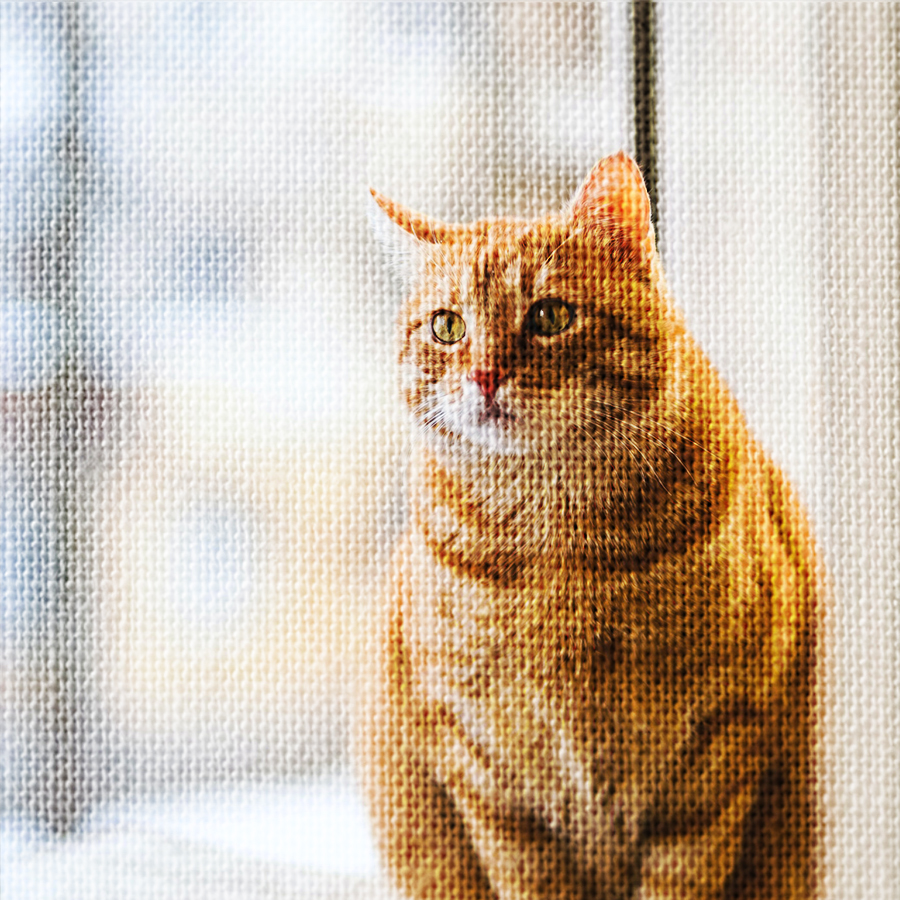
#> input picture Homework/images/poor-cat-trapped-on-canvas.jpg, 900 x 900 px
$ jupyter execute 'Homework 3.3.ipynb'   (shell and % lines are left out)
#> lines starting #> are read from the running program, lines starting #| are printed output that depends on the picture; after the words box and inside, x2 and y2 are one past the last pixel; in counts of white or black regions, pixels touching at a corner belong together
### Homework 3.3 - Please Help The Cat

A poor cat is trapped on canvas by an evil witch. Please help releasing the cat by breaking the curse using Discrete Fourier Transform learned in our magic class.

You may find the image at `images/poor-cat-trapped-on-canvas.jpg`. Note that the image has 3 color channels (RGB).

Please remember that the examples shown in class uses the book of spells from the ancient library. Try searching the newer spells on the internet.

**You must show all the steps clearly. Write your explanation in the markdown boxes.**

[cell 1]
import numpy as np
import matplotlib.pyplot as plt
import matplotlib.image as mpimg
from scipy import misc, fftpack
import cv2

trappedcat = mpimg.imread('images/poor-cat-trapped-on-canvas.jpg') #read image
#> trappedcat is the input picture: shape (900, 900, 3); mean R, G, B 203.3, 186.2, 167.9
w,h = (len(trappedcat),len(trappedcat[0])) # get image dimension
#> w = 900; h = 900

[cell 2]
r = 60 #radius around the low frequency data in fourier space
threshold = 0.55 #threshold for what qualifies as a 'data peak' in fourier space
rgbcat = []
rgbmask = []
for i in range(3): #for rgb
    fourier = fftpack.fftshift(fftpack.fft2((trappedcat[:, :, i]))) #fourier transform the image

    abs_fourier = (np.abs(fourier))**0.0001 #part of the normalising process

    mask = cv2.normalize(abs_fourier, None, 0, 1, cv2.NORM_MINMAX) #normalise the data in fourier space, credit:P Vicky
    mask = cv2.threshold(mask, threshold, 1, cv2.THRESH_BINARY)[1] #mask created at each data peaks, credit:P Vicky

    for y in range(w):
        for x in range(h):
            if (x-w/2)**2 + (y-h/2)**2 < r**2:
                mask[x][y] = 0


    fourier[mask != 0] = 1 #masking over the fourier of image
    masked_fourier = (np.abs(fourier))**0.0001
    rgbmask.append(masked_fourier)

    rgbcat.append(abs(fftpack.ifft2(fourier)))
#> this loop made 3 passes
#> pass 1, `abs_fourier = (np.abs(fourier))**0.0001`:
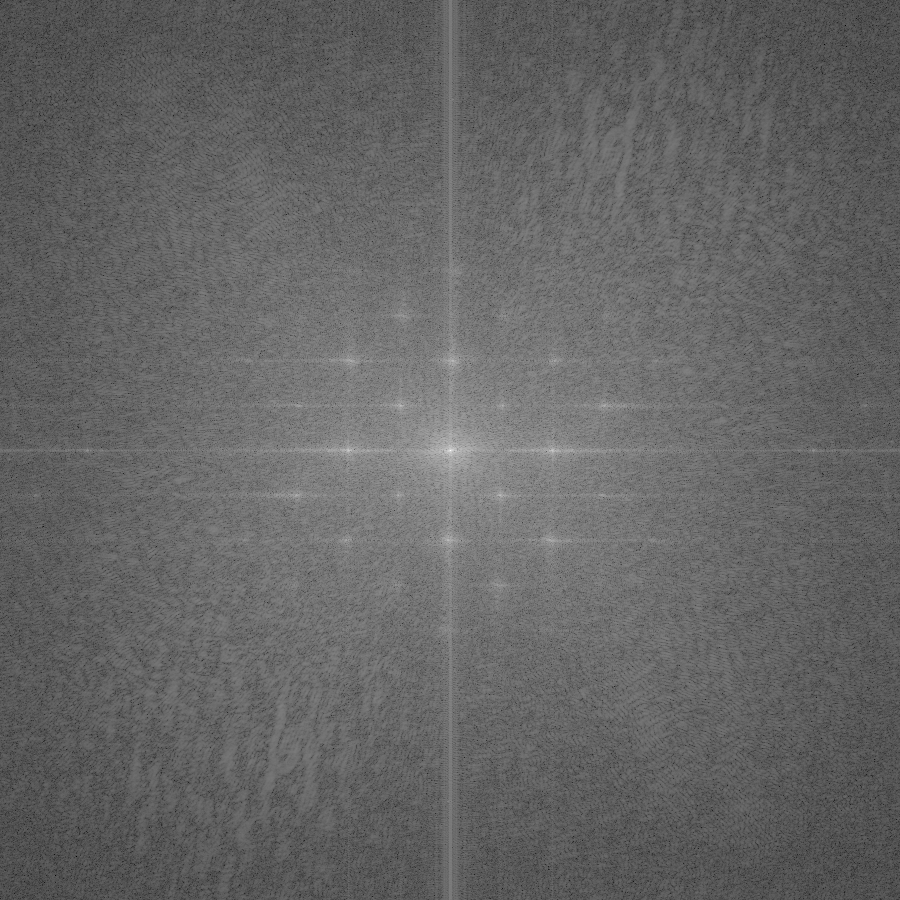
#> abs_fourier: shape (900, 900) float64; min 1, max 1, mean 1; drawn with min black and max white
#> pass 1, `mask = cv2.threshold(mask, threshold, 1, cv2.THRESH_BINARY)[1]`:
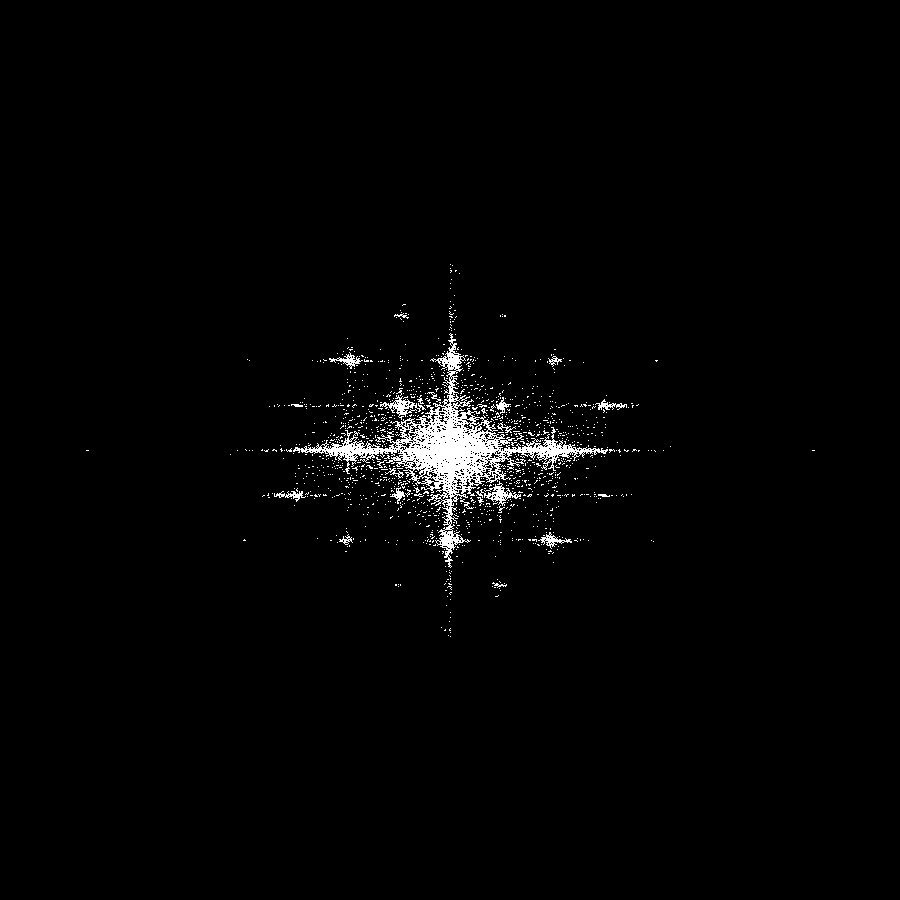
#> mask: shape (900, 900) float64; values 0 (black) and 1 (white), 1.7% white; 1251 white regions (1228 under 20 px), largest, box (x1, y1, x2, y2) and area: (293, 333, 608, 568) 9347, (380, 395, 426, 420) 327, (475, 481, 521, 506) 327
#> after the loop:
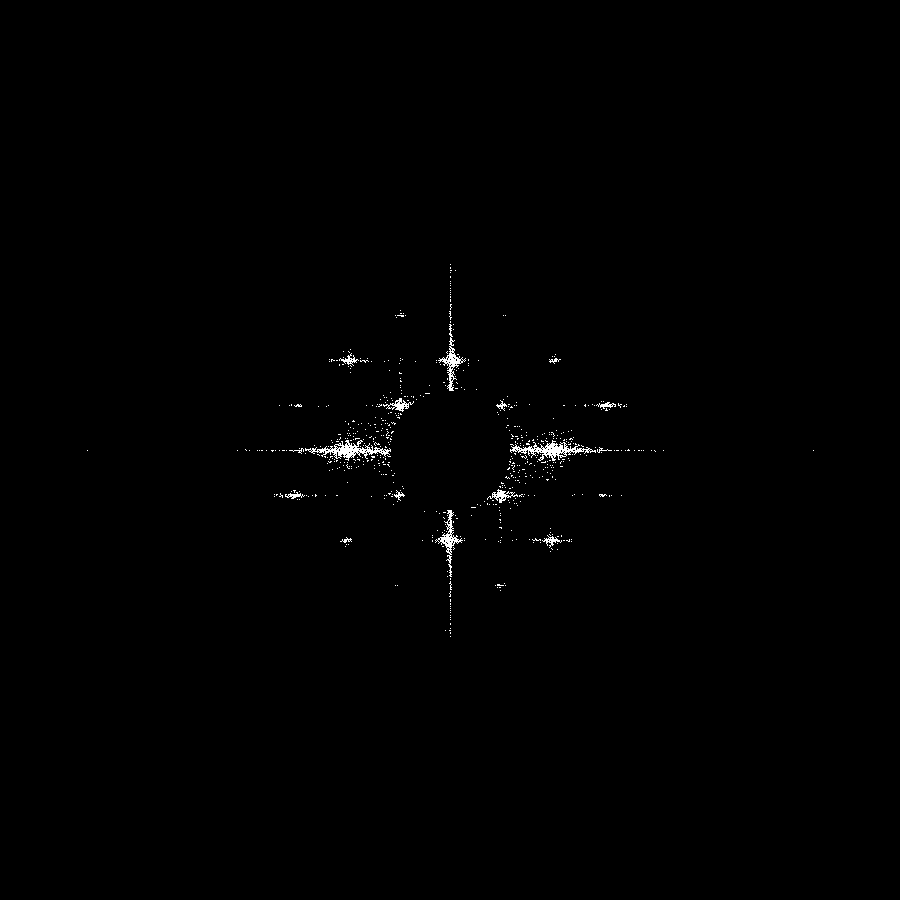
#> mask: shape (900, 900) float64; values 0 (black) and 1 (white), 0.46% white in thin lines or dots, all inside (x1, y1, x2, y2) = (87, 264, 814, 637)
#> after the loop, rgbcat = 3 items; rgbmask = 3 items

cat = np.dstack([rgbcat[0]/255,rgbcat[1]/255,rgbcat[2]/255]) #combine RGB
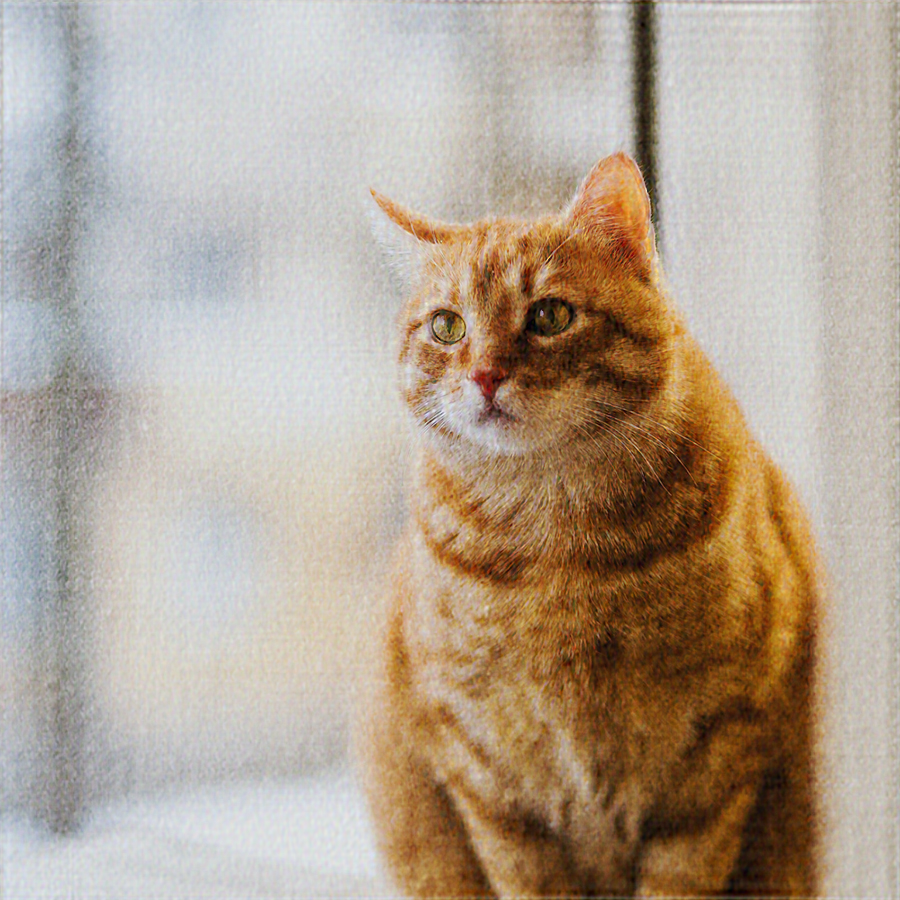
#> cat: shape (900, 900, 3) float64; mean of channels 0, 1, 2 0.797, 0.73, 0.658; drawn with min black and max white

fig1, ax1 = plt.subplots(1, 3, figsize=(17,12))
ax1[0].imshow(rgbmask[0],cmap = 'gray')
ax1[1].imshow(rgbmask[1],cmap = 'gray')
ax1[2].imshow(rgbmask[2],cmap = 'gray')
fig2, ax2 = plt.subplots(1, 2, figsize=(17,12))
ax2[0].imshow(trappedcat)
ax2[1].imshow(cat)
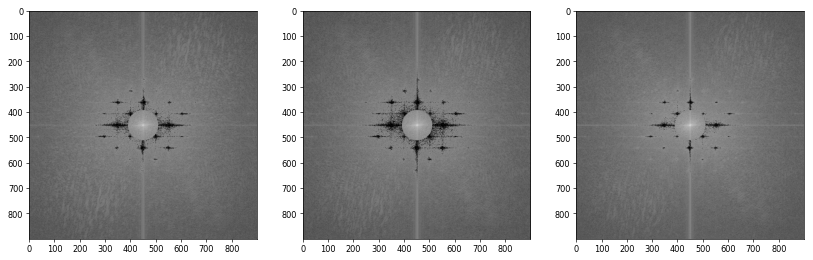
#> figure drawn by matplotlib, 3 panels
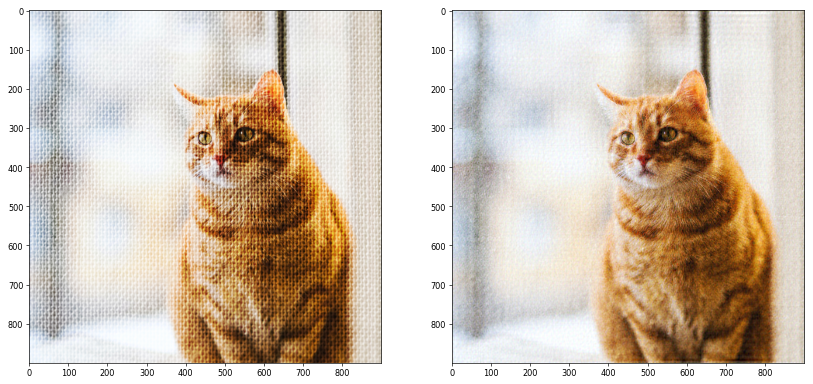
#> figure drawn by matplotlib, 2 panels
